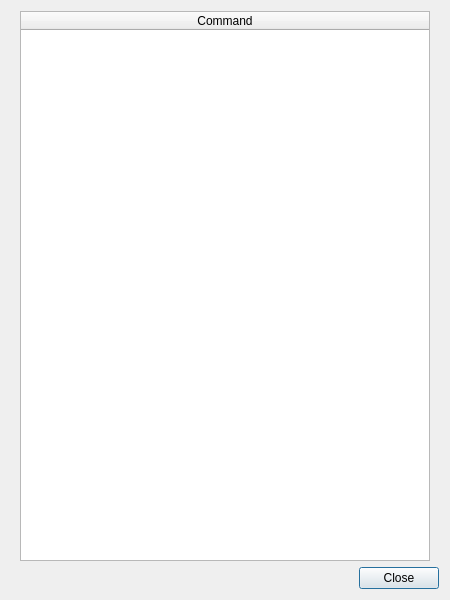
<?xml version="1.0" encoding="UTF-8"?>
<ui version="4.0">
 <class>glitch_redo_undo_stack</class>
 <widget class="QDialog" name="glitch_redo_undo_stack">
  <property name="geometry">
   <rect>
    <x>0</x>
    <y>0</y>
    <width>450</width>
    <height>600</height>
   </rect>
  </property>
  <property name="windowTitle">
   <string>Glitch: Redo / Undo Stack</string>
  </property>
  <property name="windowIcon">
   <iconset resource="../Icons/icons.qrc">
    <normaloff>:/Logo/glitch-logo.png</normaloff>:/Logo/glitch-logo.png</iconset>
  </property>
  <layout class="QVBoxLayout" name="verticalLayout">
   <item>
    <widget class="QFrame" name="frame">
     <layout class="QVBoxLayout" name="verticalLayout_2">
      <property name="topMargin">
       <number>0</number>
      </property>
      <property name="bottomMargin">
       <number>0</number>
      </property>
      <item>
       <widget class="QTableWidget" name="commands">
        <property name="alternatingRowColors">
         <bool>true</bool>
        </property>
        <property name="selectionMode">
         <enum>QAbstractItemView::SingleSelection</enum>
        </property>
        <property name="selectionBehavior">
         <enum>QAbstractItemView::SelectRows</enum>
        </property>
        <property name="showGrid">
         <bool>false</bool>
        </property>
        <property name="cornerButtonEnabled">
         <bool>false</bool>
        </property>
        <attribute name="horizontalHeaderStretchLastSection">
         <bool>true</bool>
        </attribute>
        <attribute name="verticalHeaderVisible">
         <bool>false</bool>
        </attribute>
        <column>
         <property name="text">
          <string>Command</string>
         </property>
        </column>
       </widget>
      </item>
     </layout>
    </widget>
   </item>
   <item>
    <layout class="QHBoxLayout" name="horizontalLayout">
     <item>
      <spacer name="horizontalSpacer">
       <property name="orientation">
        <enum>Qt::Horizontal</enum>
       </property>
       <property name="sizeHint" stdset="0">
        <size>
         <width>40</width>
         <height>20</height>
        </size>
       </property>
      </spacer>
     </item>
     <item>
      <widget class="QPushButton" name="close">
       <property name="text">
        <string>Close</string>
       </property>
       <property name="shortcut">
        <string>Ctrl+W</string>
       </property>
      </widget>
     </item>
    </layout>
   </item>
  </layout>
 </widget>
 <resources>
  <include location="../Icons/icons.qrc"/>
 </resources>
 <connections/>
</ui>
